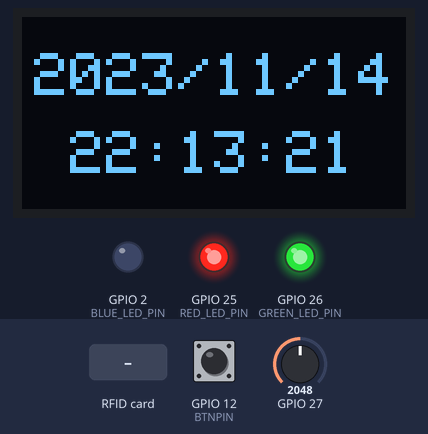
The sketch below on a simulated ESP32. On the bench: 128×64 one-colour display, output pins drawn as LEDs (lit = HIGH). Dashed ring = blinking. The inputs (shaded band) are chosen by the test bench; at power-on: GPIO 12 (BTNPIN) HIGH, GPIO 27 = 2048. The local clock reads 2024-03-15 10:24:30 at power-on unless the sketch sets it; what the sketch prints to the serial monitor is not drawn.

Above: at 1.2 s.
1.3 s: GPIO 12 (BTNPIN) pulled LOW for 0.15 s
At 1.37 s:
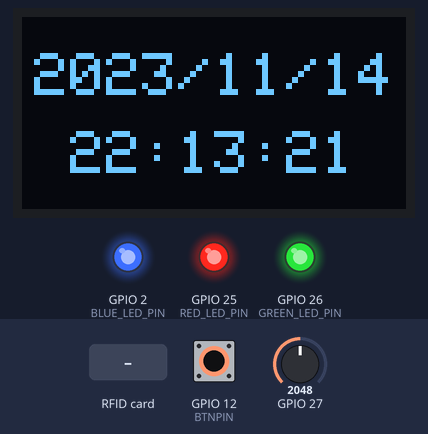
2.9 s: RFID card 5E 7A 19 C4 held to the reader
At 3.09 s:
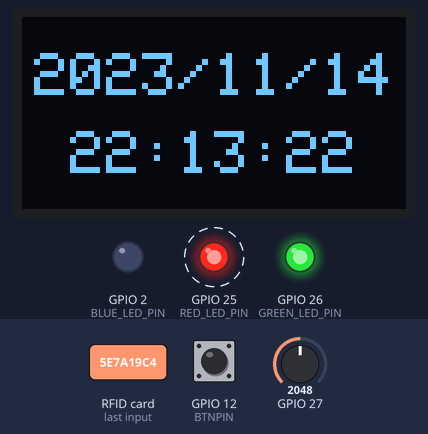
4.4 s: GPIO 12 (BTNPIN) pulled LOW for 1 s
At 7.8 s:
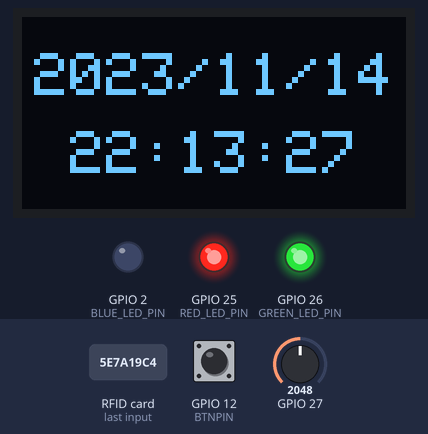
Timing chart, 0 to 9.3 s (numbered marks = the images above; inputs shaded):
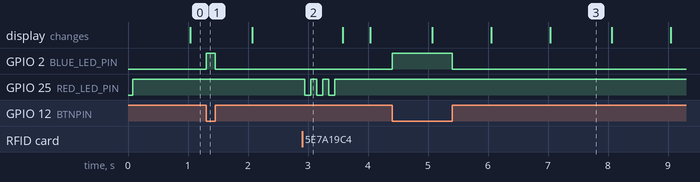

The sketch:

project-dasar-esp32.ino
```cpp
#include <SPI.h>
#include <MFRC522.h>
#include <Wire.h>
#include <RtcDS1307.h>
#include <Adafruit_SSD1306.h>
#include <Ticker.h>

// Pengecekan setting ukuran OLED pada library
#if (SSD1306_LCDHEIGHT != 64) // 128x64 pixel
#error("Height incorrect, please fix Adafruit_SSD1306.h!");
#endif

// Pin untuk MFRC522
#define RST_PIN 22
#define SS_PIN  21

// Pin I2C
#define I2C_SDA 33
#define I2C_SCL 32

// LED pin
#define RED_LED_PIN     25
#define GREEN_LED_PIN   26
#define BLUE_LED_PIN    2

// Button pin
#define BTNPIN          12

// Address I2C OLED
#define OLED_ADDR 0x3C

// Deklarasi object untuk MFRC522
MFRC522 mfrc522(SS_PIN, RST_PIN);

// Deklarasi object untuk RTC
RtcDS1307<TwoWire> rtc(Wire);

// Deklarasi object untuk OLED display
Adafruit_SSD1306 oled;

// Timer untuk ADC
Ticker timer;

// ISR untuk button
void IRAM_ATTR button_isr()
{
  if (digitalRead(BTNPIN) == LOW) // Jika button ditekan
  {
    // Nyalakan LED
    digitalWrite(BLUE_LED_PIN, HIGH);
  }
  else
  {
    // Matikan LED
    digitalWrite(BLUE_LED_PIN, LOW);
  }
}

// ISR untuk timer
void timer_isr()
{
  // Membaca nilai sensor cahaya dan mengirim ke serial monitor
  Serial.println(analogRead(27));
}

void setup()
{
  // Konfigurasi komunikasi serial
  Serial.begin(9600);

  // Inisialisasi SPI
  SPI.begin();

  // Inisialisasi MFRC522
  mfrc522.PCD_Init();

  // Inisialisasi pin I2C
  Wire.begin(I2C_SDA, I2C_SCL, 400000);

  // Inisialisasi RTC
  rtc.Begin();
  // Men-set waktu RTC ke waktu saat kode di-compile
  RtcDateTime compiled = RtcDateTime(__DATE__, __TIME__);
  rtc.SetDateTime(compiled);
  rtc.SetIsRunning(true);

  // Inisialisasi OLED
  oled.begin(SSD1306_SWITCHCAPVCC, OLED_ADDR);
  // Membersihkan memory OLED
  oled.clearDisplay();

  // Konfigurasi GPIO pin sebagai output untuk LED
  pinMode(RED_LED_PIN, OUTPUT);
  pinMode(GREEN_LED_PIN, OUTPUT);
  pinMode(BLUE_LED_PIN, OUTPUT);

  // Set nilai LED ke kondisi off
  digitalWrite(RED_LED_PIN, HIGH);
  digitalWrite(GREEN_LED_PIN, HIGH);
  digitalWrite(BLUE_LED_PIN, LOW);

  // Konfigurasi GPIO pin sebagai input pull-up untuk button
  pinMode(BTNPIN, INPUT_PULLUP);

  // Hubungkan interrupt handler (ISR) dengan button
  attachInterrupt(digitalPinToInterrupt(BTNPIN), button_isr, CHANGE);

  // Set ticker untuk generate interrupt setiap 3000 ms
  timer.attach_ms(3000, timer_isr);
}

void loop()
{
  // Read RTC date and time
  RtcDateTime now = rtc.GetDateTime();

  // Menampilkan waktu RTC pada OLED
  oled.clearDisplay();
  oled.setTextSize(2);
  oled.setTextColor(WHITE);
  oled.setCursor(4, 12);
  oled.printf("%04d/%02d/%02d",
      now.Year(), now.Month(), now.Day());
  oled.setCursor(16, 38);
  oled.printf("%02d:%02d:%02d",
      now.Hour(), now.Minute(), now.Second());
  oled.display();

  // Reset loop jika tidak ada kartu RFID baru yang terdeteksi
  // Hal ini dilakukan agar proses di dalam loop ini tidak berjalan terus menerus
  if (!mfrc522.PICC_IsNewCardPresent())
    return;

  // Melakukan pembacaan kartu RFID
  if (!mfrc522.PICC_ReadCardSerial())
    return;

  // Membaca UID dari kartu RFID
  unsigned long uid = 0;
  uid |= mfrc522.uid.uidByte[0] << 24;
  uid |= mfrc522.uid.uidByte[1] << 16;
  uid |= mfrc522.uid.uidByte[2] << 8;
  uid |= mfrc522.uid.uidByte[3];
  // Stop pembacaan kartu RFID
  mfrc522.PICC_HaltA();

  // Pengecekan UID
  if (uid == 0xD265ADBB)
  {
    // Jika UID benar, maka kedipkan green LED
    for (int i = 0; i < 3; i++)
    {
      digitalWrite(GREEN_LED_PIN, LOW);
      delay(100);
      digitalWrite(GREEN_LED_PIN, HIGH);
      delay(100);
    }
  }
  else
  {
    // Jika UID salah, maka kedipkan red LED
    for (int i = 0; i < 3; i++)
    {
      digitalWrite(RED_LED_PIN, LOW);
      delay(100);
      digitalWrite(RED_LED_PIN, HIGH);
      delay(100);
    }
  }
}
```

Measured:
- after the input at 1.3 s, GPIO 2 (BLUE_LED_PIN): LOW → HIGH at once, → LOW 0.15 s later
- after the input at 2.9 s, GPIO 25 (RED_LED_PIN): alternates HIGH for 0.10 s and LOW for 0.10 s, 6 changes in all, then stays HIGH, starting after 0.05 s
- after the input at 4.4 s, GPIO 2 (BLUE_LED_PIN): LOW → HIGH at once, → LOW 1.0 s later
- what the display in image 3 shows lasts 1.1 s, from 7.0 s to 8.1 s
